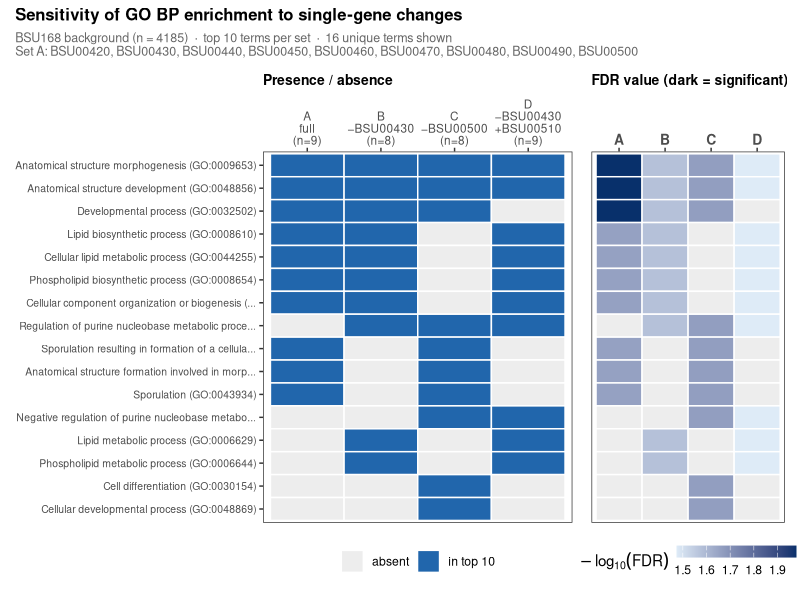

Write R code to recreate this figure.
# sensitivity_analysis.R
#
# Demonstrates how removing or swapping a single gene near the FDR 0.05
# boundary can dramatically reshape GO Biological Process enrichment results.
#
# Four scenarios (BSU168 IDs, BSU168 background, n = 4,185 genes):
#   A  full set     BSU00420–00500  (9 unique IDs; duplicate BSU00460 dropped)
#   B  drop one     A minus BSU00430
#   C  drop one     A minus BSU00500
#   D  swap one     A minus BSU00430, plus BSU00510
#
# Per set: top 10 BP terms by FDR (ascending).
# Union of all returned terms becomes the shared row axis of both panels.
#
# Figure — two panels, shared row labels:
#   Panel 1  presence / absence  — filled if term is in set's top 10
#   Panel 2  FDR value           — colour-coded FDR; grey where term absent
#
# Usage
#   cd BsubtGO/
#   Rscript sensitivity_analysis.R

library(ggplot2)
library(patchwork)

# ---------------------------------------------------------------------------
# Load data
# ---------------------------------------------------------------------------
bsub168_go <- read.table(
  "bsub168_go.tsv",
  sep = "\t", header = TRUE, stringsAsFactors = FALSE, quote = ""
)

goTermNames <- local({
  df <- read.table("go_terms.tsv", sep = "\t", header = TRUE,
                   stringsAsFactors = FALSE, quote = "")
  setNames(df$Term, df$GO.ID)
})

# ---------------------------------------------------------------------------
# GO → gene index and Fisher test
# ---------------------------------------------------------------------------
makeGO2Gene <- function(data, id_col, go_col) {
  gene_ids   <- as.character(data[[id_col]])
  go_strings <- as.character(data[[go_col]])
  term_lists <- strsplit(go_strings, " ", fixed = TRUE)
  term_lists <- lapply(term_lists, function(x) x[nzchar(x)])
  split(rep(gene_ids, lengths(term_lists)), unlist(term_lists))
}

go2gene_bsub <- makeGO2Gene(bsub168_go, "IDbsub", "BiolProc")
universe_bsub <- as.character(bsub168_go$IDbsub)

top_BP <- function(genes, top_n = 10) {
  genes <- genes[genes %in% universe_bsub]
  n_u <- length(universe_bsub)
  n_s <- length(genes)
  if (n_s == 0L) return(NULL)

  rows <- lapply(names(go2gene_bsub), function(go_id) {
    ann   <- go2gene_bsub[[go_id]]
    n_sig <- sum(ann %in% genes)
    if (n_sig == 0L) return(NULL)
    n_ann <- length(ann)
    p <- fisher.test(
      matrix(c(n_sig, n_s - n_sig, n_ann - n_sig,
               n_u - n_s - n_ann + n_sig), nrow = 2),
      alternative = "greater"
    )$p.value
    data.frame(GO.ID = go_id, pvalue = p, stringsAsFactors = FALSE)
  })

  rows <- rows[!sapply(rows, is.null)]
  if (length(rows) == 0L) return(NULL)

  res      <- do.call(rbind, rows)
  res      <- res[order(res$pvalue), ]
  res$FDR  <- p.adjust(res$pvalue, method = "fdr")
  res$Term <- goTermNames[res$GO.ID]
  head(res, top_n)
}

# ---------------------------------------------------------------------------
# Four gene sets
# ---------------------------------------------------------------------------
sets <- list(
  "A\nfull\n(n=9)"         = c("BSU00420","BSU00430","BSU00440","BSU00450",
                                "BSU00460","BSU00470","BSU00480","BSU00490",
                                "BSU00500"),
  "B\n−BSU00430\n(n=8)"    = c("BSU00420","BSU00440","BSU00450","BSU00460",
                                "BSU00470","BSU00480","BSU00490","BSU00500"),
  "C\n−BSU00500\n(n=8)"   = c("BSU00420","BSU00430","BSU00440","BSU00450",
                                "BSU00460","BSU00470","BSU00480","BSU00490"),
  "D\n−BSU00430\n+BSU00510\n(n=9)" = c("BSU00420","BSU00440","BSU00450",
                                        "BSU00460","BSU00470","BSU00480",
                                        "BSU00490","BSU00500","BSU00510")
)

cat("Running GO BP enrichment for 4 gene sets...\n")
results <- lapply(sets, top_BP, top_n = 10)

for (nm in names(sets)) {
  r <- results[[nm]]
  cat(sprintf("  %-35s : %d terms returned\n",
              gsub("\n", " ", nm), if (is.null(r)) 0L else nrow(r)))
}

# ---------------------------------------------------------------------------
# Union of all GO terms; build tidy long-format data frame
# ---------------------------------------------------------------------------
all_ids <- unique(unlist(lapply(results, function(r) if (!is.null(r)) r$GO.ID)))

# Term labels: name (GO:ID), truncated to 45 chars
term_label <- function(go_id) {
  nm <- goTermNames[[go_id]]
  if (is.na(nm) || !nzchar(nm)) nm <- go_id
  lbl <- sprintf("%s (%s)", nm, go_id)
  if (nchar(lbl) > 50) lbl <- paste0(substr(lbl, 1, 47), "...")
  lbl
}
term_labels <- setNames(sapply(all_ids, term_label), all_ids)

# Order rows: most-frequent terms first, then by median FDR across sets
term_freq <- sapply(all_ids, function(id)
  sum(sapply(results, function(r) !is.null(r) && id %in% r$GO.ID)))
term_mfdr <- sapply(all_ids, function(id) {
  fdrs <- sapply(results, function(r) {
    if (is.null(r)) return(NA_real_)
    idx <- match(id, r$GO.ID)
    if (is.na(idx)) NA_real_ else r$FDR[idx]
  })
  median(fdrs, na.rm = TRUE)
})
row_order <- order(-term_freq, term_mfdr)
ordered_ids    <- all_ids[row_order]
ordered_labels <- term_labels[ordered_ids]

set_names_ordered <- names(sets)

df_long <- do.call(rbind, lapply(set_names_ordered, function(nm) {
  r <- results[[nm]]
  do.call(rbind, lapply(ordered_ids, function(id) {
    if (!is.null(r) && id %in% r$GO.ID) {
      fdr <- r$FDR[r$GO.ID == id]
      data.frame(term    = ordered_labels[id],
                 set     = nm,
                 present = TRUE,
                 fdr     = fdr,
                 stringsAsFactors = FALSE)
    } else {
      data.frame(term    = ordered_labels[id],
                 set     = nm,
                 present = FALSE,
                 fdr     = NA_real_,
                 stringsAsFactors = FALSE)
    }
  }))
}))

df_long$term     <- factor(df_long$term, levels = rev(ordered_labels))
df_long$set      <- factor(df_long$set,  levels = set_names_ordered)
df_long$log10fdr <- -log10(df_long$fdr)   # NA stays NA; higher = more significant

# ---------------------------------------------------------------------------
# Panel 1 — presence / absence
# ---------------------------------------------------------------------------
p1 <- ggplot(df_long, aes(x = set, y = term, fill = present)) +
  geom_tile(colour = "white", linewidth = 0.5) +
  scale_fill_manual(values = c("TRUE" = "#2166ac", "FALSE" = "grey93"),
                    labels = c("TRUE" = "in top 10", "FALSE" = "absent"),
                    name   = NULL) +
  scale_x_discrete(position = "top") +
  labs(x = NULL, y = NULL,
       title = "Presence / absence") +
  theme_bw(base_size = 11) +
  theme(axis.text.x  = element_text(size = 8.5, lineheight = 0.85),
        axis.text.y  = element_text(size = 7.5),
        panel.grid   = element_blank(),
        legend.position = "bottom",
        plot.title   = element_text(size = 10, face = "bold"))

# Short labels for panel 2 (full descriptions already in panel 1)
short_labels <- setNames(c("A", "B", "C", "D"), set_names_ordered)

# ---------------------------------------------------------------------------
# Panel 2 — FDR value
# ---------------------------------------------------------------------------
p2 <- ggplot(df_long, aes(x = set, y = term, fill = log10fdr)) +
  geom_tile(colour = "white", linewidth = 0.5) +
  scale_fill_gradient(
    low      = "#deebf7",
    high     = "#08306b",
    na.value = "grey93",
    name     = expression(-log[10](FDR)),
    guide    = guide_colorbar(barwidth = 6, barheight = 0.6)
  ) +
  scale_x_discrete(position = "top", labels = short_labels) +
  labs(x = NULL, y = NULL,
       title = "FDR value (dark = significant)") +
  theme_bw(base_size = 11) +
  theme(axis.text.x  = element_text(size = 10, face = "bold"),
        axis.text.y  = element_blank(),
        axis.ticks.y = element_blank(),
        panel.grid   = element_blank(),
        legend.position = "bottom",
        plot.title   = element_text(size = 10, face = "bold"))

# ---------------------------------------------------------------------------
# Combine and save
# ---------------------------------------------------------------------------
combined <- p1 + p2 +
  plot_layout(widths = c(1.6, 1)) +
  plot_annotation(
    title    = "Sensitivity of GO BP enrichment to single-gene changes",
    subtitle = sprintf(
      "BSU168 background (n = %d)  ·  top 10 terms per set  ·  %d unique terms shown\nSet A: %s",
      length(universe_bsub), length(all_ids),
      paste(sets[[1]], collapse = ", ")
    ),
    theme = theme(
      plot.title    = element_text(size = 12, face = "bold"),
      plot.subtitle = element_text(size = 9,  colour = "grey40")
    )
  )

n_rows  <- length(all_ids)
fig_h   <- max(4, 1.2 + n_rows * 0.32)
ggsave("sensitivity_heatmap.png", combined,
       width = 9, height = fig_h, dpi = 150, limitsize = FALSE)
cat(sprintf("\nSaved: sensitivity_heatmap.png  (%d terms × 4 sets)\n",
            length(all_ids)))

# ---------------------------------------------------------------------------
# Save table
# ---------------------------------------------------------------------------
df_out <- do.call(rbind, lapply(names(sets), function(nm) {
  r <- results[[nm]]
  if (is.null(r)) return(NULL)
  r$set <- gsub("\n", " ", nm)
  r[, c("set", "GO.ID", "Term", "pvalue", "FDR")]
}))
write.csv(df_out, "sensitivity_analysis_results.csv", row.names = FALSE,
          quote = FALSE)
cat("Saved: sensitivity_analysis_results.csv\n")
